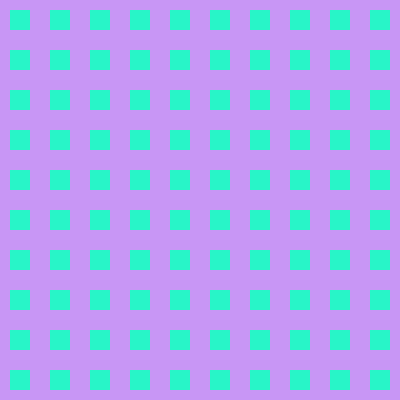
Frame 1 (no input)
Frame 60 (no input): identical to frame 1, image omitted
Frame 120 (the mouse pressed at the canvas centre since frame 60): identical to frame 1, image omitted

The p5.js sketch that drew this single still picture (run headless with seeded random() and noise() and a simulated clock; from frame 60 on, the mouse is pressed at the canvas centre):

// p5.js sketch
// ── sketch.js
function setup() {
  createCanvas(400, 400);
  noStroke();
  fill(40,245,200);
}

function draw() {
  background(200,150,245);

  // distance between squares
  let jump = 40;
  
  // two for loops are needed to make a grid of squares
  // the outer loop controls how many rows are made
  // the inner loop controls how many columns are made
  for (let y = 0; y < 10; y++) {
    for (let x = 0; x < 10; x++) {
      
      rect(x * jump + 10, y * jump + 10, 20, 20);
      
    }
  }
}
// ── style.css
/* html {
    display: table;
    margin: auto;
}

body {
    display: table-cell;
    vertical-align: middle;
    padding: 0;
    margin: 0;
} */


.crosstable{
    border: 1px solid black;
    width: 90%;
  }
.crossth, .crosstd {
    border: 1px solid black;
    width: 30%;
    text-align: center; 
    vertical-align: middle;
  }

.controltable{
    border: 1px transparent;
    width: 90%;
}
.controlth {
    border: 1px transparent;
    width: 45%;
    text-align: center;
    vertical-align: middle;
}

nav{
    float: left;
    width: 30%;
}

article{
    float: left;
    width: 70%;
}

section::after {
    content: "";
    display: table;
    clear: both;
  }

#play-pause {
    display: none;
}

label {
    cursor: pointer;
}

#play-pause:checked + #play-pause-label::after {
    content: '❙❙';
    font-family: sans-serif;
    font-weight: 60;
    font-size: 2rem;
}

#play-pause-label::after {
    content: '►';
    font-family: sans-serif;
    font-weight: 80;
    font-size: 3rem;
}

.resetbutton{
    font-size: 16px;
  margin: 4px 2px;
}
  
